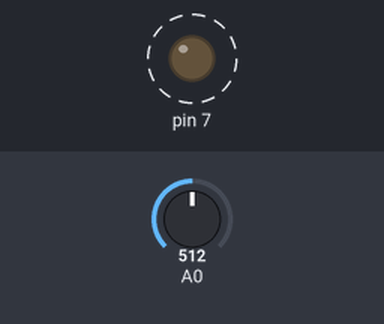
This sketch was run on a simulated Arduino Uno, built with avr-gcc and run on an emulated ATmega328P. On the bench: output pins drawn as LEDs (lit = HIGH). Dashed ring = blinking. The inputs (shaded band) are chosen by the test bench; at power-on: A0 = 512.

Above: at 1.8 s.
1.9 s: A0 set to 0
At 2.9 s:
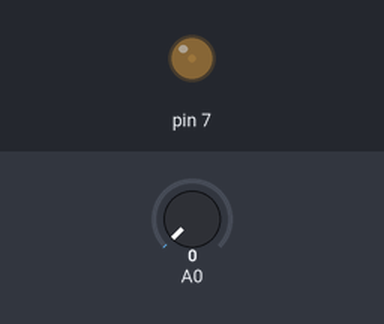
3.6 s: A0 set to 122
At 3.9 s:
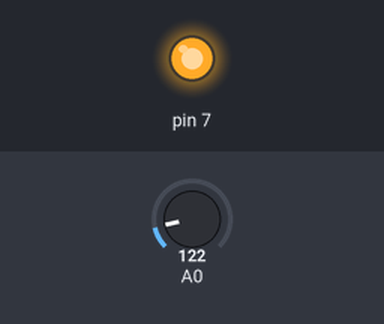
Timing chart, 0 to 13.1 s (numbered marks = the images above; inputs shaded):
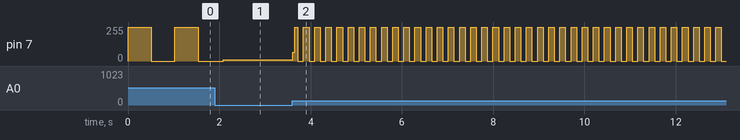

Measured:
- after the input at 3.6 s, pin 7: 11/255 → 66/255 at once, then moves between 0/255 and 255/255, repeating every 0.24 s
- by itself, pin 7: alternates 255/255 for 0.51 s and 0/255 for 0.51 s

The sketch:

sketch_feb19a.ino
```cpp
int sensorValue;
int outputValue;
void setup() {
  // pin 7 is output for buzzer
  pinMode(7, OUTPUT);
  Serial.begin (9600) ;
}

void loop() {
  // Read photoce ll
  sensorValue = analogRead(A0);
  //map photoce ll 0 to 100
  outputValue = map(sensorValue ,0 ,1023 ,50 ,300);
  //Serial.printin(outputvalue);
  //output buzzer beeps - delay based on photoce ll value
  digitalWrite(7,HIGH);
  delay(sensorValue);
  digitalWrite(7,LOW);
  delay(sensorValue);


}
```
